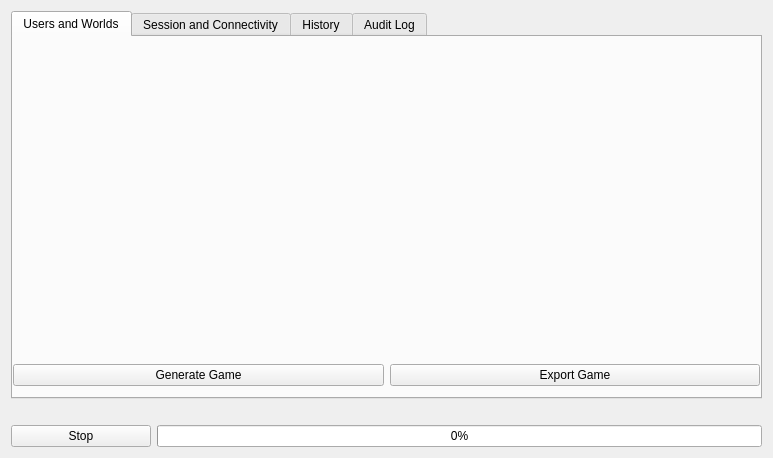
<?xml version="1.0" encoding="UTF-8"?>
<ui version="4.0">
 <class>MultiplayerSessionWindow</class>
 <widget class="QMainWindow" name="MultiplayerSessionWindow">
  <property name="geometry">
   <rect>
    <x>0</x>
    <y>0</y>
    <width>773</width>
    <height>458</height>
   </rect>
  </property>
  <property name="windowTitle">
   <string>Multiworld Session</string>
  </property>
  <property name="dockNestingEnabled">
   <bool>true</bool>
  </property>
  <widget class="QWidget" name="central_widget">
   <property name="maximumSize">
    <size>
     <width>16777215</width>
     <height>16777215</height>
    </size>
   </property>
   <layout class="QVBoxLayout" name="verticalLayout">
    <item>
     <widget class="QTabWidget" name="tab_widget">
      <property name="currentIndex">
       <number>0</number>
      </property>
      <widget class="QWidget" name="tab_worlds">
       <attribute name="title">
        <string>Users and Worlds</string>
       </attribute>
       <layout class="QVBoxLayout" name="worlds_layout">
        <property name="leftMargin">
         <number>0</number>
        </property>
        <property name="topMargin">
         <number>0</number>
        </property>
        <property name="rightMargin">
         <number>0</number>
        </property>
        <item>
         <widget class="QLabel" name="generate_game_label">
          <property name="sizePolicy">
           <sizepolicy hsizetype="Preferred" vsizetype="Minimum">
            <horstretch>0</horstretch>
            <verstretch>0</verstretch>
           </sizepolicy>
          </property>
          <property name="text">
           <string>&lt;Game not generated&gt;</string>
          </property>
          <property name="textInteractionFlags">
           <set>Qt::LinksAccessibleByMouse|Qt::TextSelectableByMouse</set>
          </property>
         </widget>
        </item>
        <item>
         <layout class="QHBoxLayout" name="generate_game_layout">
          <item>
           <widget class="QPushButton" name="generate_game_button">
            <property name="sizePolicy">
             <sizepolicy hsizetype="Minimum" vsizetype="Fixed">
              <horstretch>0</horstretch>
              <verstretch>0</verstretch>
             </sizepolicy>
            </property>
            <property name="text">
             <string>Generate Game</string>
            </property>
           </widget>
          </item>
          <item>
           <widget class="QPushButton" name="export_game_button">
            <property name="text">
             <string>Export Game</string>
            </property>
           </widget>
          </item>
         </layout>
        </item>
       </layout>
      </widget>
      <widget class="QWidget" name="tab_session">
       <attribute name="title">
        <string>Session and Connectivity</string>
       </attribute>
       <layout class="QGridLayout" name="session_tab_layout">
        <item row="0" column="0" colspan="2">
         <widget class="QGroupBox" name="session_admin_group">
          <property name="title">
           <string>Session Administration</string>
          </property>
          <layout class="QGridLayout" name="session_admin_layout">
           <item row="1" column="0">
            <widget class="QPushButton" name="copy_permalink_button">
             <property name="text">
              <string>Copy Permalink</string>
             </property>
            </widget>
           </item>
           <item row="0" column="1">
            <widget class="QPushButton" name="session_status_button">
             <property name="text">
              <string>Start</string>
             </property>
            </widget>
           </item>
           <item row="0" column="0">
            <widget class="QPushButton" name="view_game_details_button">
             <property name="text">
              <string>View Spoiler</string>
             </property>
            </widget>
           </item>
           <item row="1" column="1">
            <widget class="QPushButton" name="advanced_options_tool">
             <property name="sizePolicy">
              <sizepolicy hsizetype="Minimum" vsizetype="Fixed">
               <horstretch>0</horstretch>
               <verstretch>0</verstretch>
              </sizepolicy>
             </property>
             <property name="text">
              <string>Advanced options...</string>
             </property>
            </widget>
           </item>
          </layout>
         </widget>
        </item>
        <item row="3" column="0" colspan="2">
         <spacer name="verticalSpacer">
          <property name="orientation">
           <enum>Qt::Vertical</enum>
          </property>
          <property name="sizeHint" stdset="0">
           <size>
            <width>20</width>
            <height>40</height>
           </size>
          </property>
         </spacer>
        </item>
        <item row="1" column="0" colspan="2">
         <widget class="QGroupBox" name="connectivity_group">
          <property name="title">
           <string>Connectivity</string>
          </property>
          <layout class="QGridLayout" name="connectivity_layout">
           <item row="1" column="0">
            <widget class="QPushButton" name="server_connection_button">
             <property name="text">
              <string>Connect to Server</string>
             </property>
            </widget>
           </item>
           <item row="1" column="1">
            <widget class="QPushButton" name="edit_game_connections_button">
             <property name="text">
              <string>Edit Game Connections</string>
             </property>
            </widget>
           </item>
           <item row="0" column="0">
            <widget class="QLabel" name="server_connection_label">
             <property name="text">
              <string>Server: Disconnected</string>
             </property>
            </widget>
           </item>
           <item row="2" column="0" colspan="2">
            <widget class="QLabel" name="multiworld_client_status_label">
             <property name="text">
              <string/>
             </property>
             <property name="textFormat">
              <enum>Qt::MarkdownText</enum>
             </property>
             <property name="wordWrap">
              <bool>true</bool>
             </property>
            </widget>
           </item>
          </layout>
         </widget>
        </item>
       </layout>
      </widget>
      <widget class="QWidget" name="tab_history">
       <attribute name="title">
        <string>History</string>
       </attribute>
       <layout class="QVBoxLayout" name="history_layout">
        <property name="leftMargin">
         <number>0</number>
        </property>
        <property name="rightMargin">
         <number>0</number>
        </property>
        <property name="bottomMargin">
         <number>0</number>
        </property>
        <item>
         <layout class="QHBoxLayout" name="history_filter_layout">
          <property name="leftMargin">
           <number>4</number>
          </property>
          <property name="rightMargin">
           <number>4</number>
          </property>
          <item>
           <widget class="QComboBox" name="history_filter_provider_combo">
            <item>
             <property name="text">
              <string>All Worlds</string>
             </property>
            </item>
           </widget>
          </item>
          <item>
           <widget class="QComboBox" name="history_filter_receiver_combo">
            <item>
             <property name="text">
              <string>All Worlds</string>
             </property>
            </item>
           </widget>
          </item>
          <item>
           <widget class="QLineEdit" name="history_filter_edit">
            <property name="placeholderText">
             <string>Filter by pickup or location</string>
            </property>
           </widget>
          </item>
         </layout>
        </item>
        <item>
         <widget class="QTableView" name="history_view">
          <property name="editTriggers">
           <set>QAbstractItemView::NoEditTriggers</set>
          </property>
          <property name="sortingEnabled">
           <bool>true</bool>
          </property>
         </widget>
        </item>
       </layout>
      </widget>
      <widget class="QTableView" name="tab_audit">
       <property name="editTriggers">
        <set>QAbstractItemView::NoEditTriggers</set>
       </property>
       <property name="sortingEnabled">
        <bool>true</bool>
       </property>
       <attribute name="title">
        <string>Audit Log</string>
       </attribute>
      </widget>
     </widget>
    </item>
    <item>
     <widget class="QLabel" name="progress_label">
      <property name="sizePolicy">
       <sizepolicy hsizetype="Expanding" vsizetype="Preferred">
        <horstretch>0</horstretch>
        <verstretch>0</verstretch>
       </sizepolicy>
      </property>
      <property name="text">
       <string/>
      </property>
      <property name="alignment">
       <set>Qt::AlignLeading|Qt::AlignLeft|Qt::AlignVCenter</set>
      </property>
      <property name="wordWrap">
       <bool>true</bool>
      </property>
     </widget>
    </item>
    <item>
     <layout class="QHBoxLayout" name="background_process_layout">
      <item>
       <widget class="QPushButton" name="background_process_button">
        <property name="minimumSize">
         <size>
          <width>140</width>
          <height>0</height>
         </size>
        </property>
        <property name="text">
         <string>Stop</string>
        </property>
       </widget>
      </item>
      <item>
       <widget class="QProgressBar" name="progress_bar">
        <property name="value">
         <number>0</number>
        </property>
        <property name="invertedAppearance">
         <bool>false</bool>
        </property>
       </widget>
      </item>
     </layout>
    </item>
   </layout>
  </widget>
  <widget class="QMenuBar" name="menu_bar">
   <property name="geometry">
    <rect>
     <x>0</x>
     <y>0</y>
     <width>773</width>
     <height>17</height>
    </rect>
   </property>
  </widget>
  <action name="action_add_player">
   <property name="text">
    <string>Add player</string>
   </property>
  </action>
  <action name="action_add_row">
   <property name="text">
    <string>Add row</string>
   </property>
  </action>
  <action name="rename_session_action">
   <property name="text">
    <string>Change title</string>
   </property>
  </action>
  <action name="change_password_action">
   <property name="text">
    <string>Change password</string>
   </property>
  </action>
  <action name="delete_session_action">
   <property name="text">
    <string>Delete session</string>
   </property>
  </action>
  <action name="actionbar">
   <property name="text">
    <string>bar</string>
   </property>
  </action>
  <action name="actionasdf">
   <property name="text">
    <string>asdf</string>
   </property>
  </action>
 </widget>
 <layoutdefault spacing="6" margin="11"/>
 <resources/>
 <connections/>
</ui>
